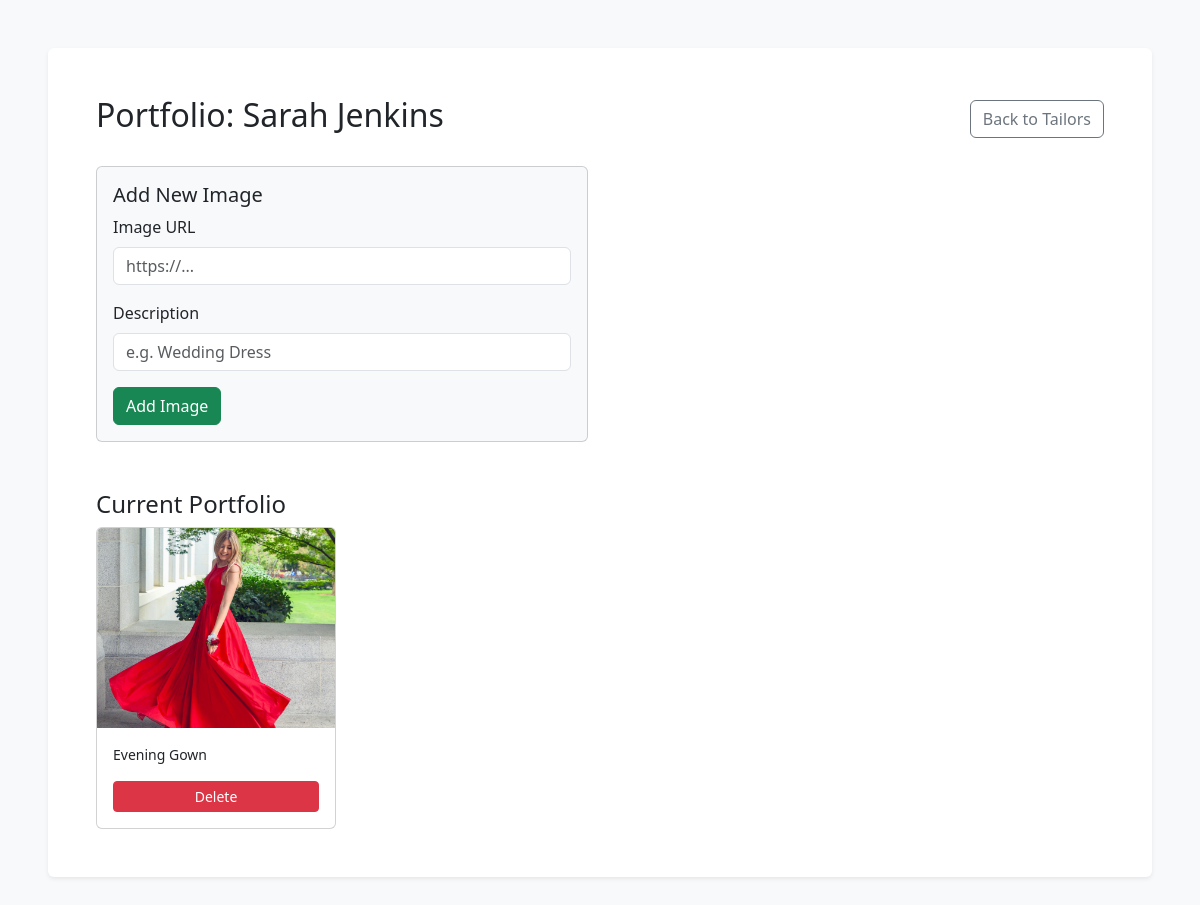
Screenshot of /admin/manage_portfolio.php?id=2 (signed in) with the database file from the repository.
### tables this page shows
CREATE TABLE IF NOT EXISTS tailors (
    id INT AUTO_INCREMENT PRIMARY KEY,
    name VARCHAR(100) NOT NULL,
    username VARCHAR(50) UNIQUE,
    tagline VARCHAR(255),
    description TEXT,
    location VARCHAR(100),
    address TEXT,
    skills TEXT,
    instagram_link VARCHAR(255),
    profile_image VARCHAR(255),
    phone VARCHAR(20),
    email VARCHAR(100),
    password VARCHAR(255),
    password_reset_required TINYINT(1) NOT NULL DEFAULT 0,
    is_active TINYINT(1) NOT NULL DEFAULT 1,
    profile_completed TINYINT(1) NOT NULL DEFAULT 0,
    price_range_min DECIMAL(10,2),
    price_range_max DECIMAL(10,2),
    experience_years INT DEFAULT 0,
    created_at TIMESTAMP DEFAULT CURRENT_TIMESTAMP
);

CREATE TABLE IF NOT EXISTS portfolio_images (
    id INT AUTO_INCREMENT PRIMARY KEY,
    tailor_id INT,
    image_url VARCHAR(255) NOT NULL,
    description VARCHAR(255),
    FOREIGN KEY (tailor_id) REFERENCES tailors(id) ON DELETE CASCADE
);

### admin/manage_portfolio.php (the view, shortened to what this page needs)
<?php
require_once '../includes/db_connect.php';
$tailor_id = isset($_GET['id']) ? (int)$_GET['id'] : 0;
$stmt = $pdo->prepare("SELECT name FROM tailors WHERE id = ?");
$stmt->execute([$tailor_id]);
$tailor = $stmt->fetch(PDO::FETCH_ASSOC);
$stmt = $pdo->prepare("SELECT * FROM portfolio_images WHERE tailor_id = ?");
$stmt->execute([$tailor_id]);
$images = $stmt->fetchAll(PDO::FETCH_ASSOC);
?>
<!DOCTYPE html>
<html lang="en">
<head>
    <link href="https://cdn.jsdelivr.net/npm/bootstrap@5.3.0/dist/css/bootstrap.min.css" rel="stylesheet">
</head>
<body class="bg-light p-5">
    <div class="container bg-white p-5 rounded shadow-sm">
        <div class="d-flex justify-content-between align-items-center mb-4">
            <h2>Portfolio: <?= htmlspecialchars($tailor['name']) ?></h2>
            <a href="index.php" class="btn btn-outline-secondary">Back to Tailors</a>
        </div>
        <div class="row mb-5">
            <div class="col-md-6">
                <div class="card p-3 bg-light">
                    <h5>Add New Image</h5>
                    <form method="POST">
                        <div class="mb-3">
                            <label class="form-label">Image URL</label>
                            <input type="url" name="image_url" class="form-control" placeholder="https://..." required>
                        </div>
                        <div class="mb-3">
                            <label class="form-label">Description</label>
                            <input type="text" name="description" class="form-control" placeholder="e.g. Wedding Dress">
                        </div>
                        <button type="submit" class="btn btn-success">Add Image</button>
                    </form>
                </div>
            </div>
        </div>
        <h4>Current Portfolio</h4>
        <div class="row g-3">
            <?php foreach ($images as $img): ?>
            <div class="col-md-3">
                <div class="card h-100">
                    <img src="<?= htmlspecialchars($img['image_url']) ?>" class="card-img-top" style="height: 200px; object-fit: cover;">
                    <div class="card-body">
                        <p class="card-text small"><?= htmlspecialchars($img['description']) ?></p>
                        <a href="?id=<?= $tailor_id ?>&delete=<?= $img['id'] ?>" class="btn btn-sm btn-danger w-100" onclick="return confirm('Delete image?')">Delete</a>
                    </div>
                </div>
            </div>
            <?php endforeach; ?>
        </div>
    </div>
</body>
</html>

### rows the page displays
tailors: name "Sarah Jenkins"
portfolio_images: image_url (picture), description "Evening Gown"
